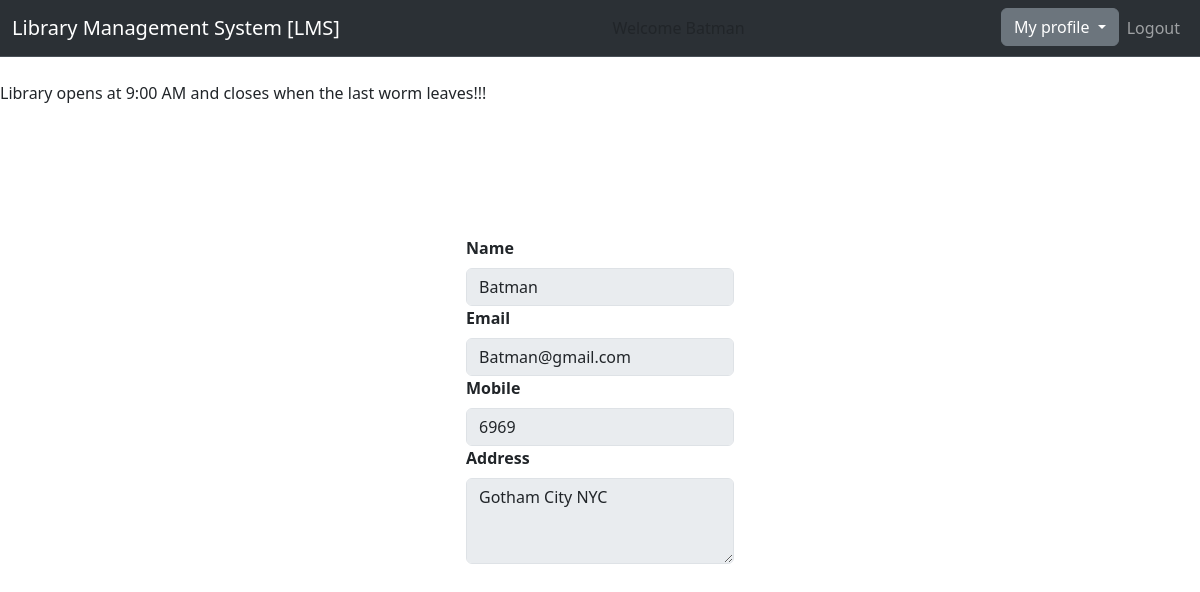
Page /view_profile.php (signed in) on the committed database.
### tables this page shows
CREATE TABLE `users` (
  `id` int NOT NULL,
  `name` varchar(50) NOT NULL,
  `email` varchar(100) NOT NULL,
  `password` varchar(100) NOT NULL,
  `mobile` int NOT NULL,
  `address` varchar(250) NOT NULL
);

### view_profile.php (the view, shortened to what this page needs)
<?php
$connection = mysqli_connect("localhost", "root", "appu1234");
$name = "";
$email = "";
$mobile = "";
$address = "";
$query = "select * from users where email = '$_SESSION[email]'";
$query_run = mysqli_query($connection, $query);
while ($row = mysqli_fetch_assoc($query_run)) {
  $name = $row['name'];
  $email = $row['email'];
  $mobile = $row['mobile'];
  $address = $row['address'];
}
?>
<!DOCTYPE html>
<html lang="en">
<head>
  <link href="https://cdn.jsdelivr.net/npm/bootstrap@5.3.3/dist/css/bootstrap.min.css" rel="stylesheet"
>
  <script src="https://cdn.tailwindcss.com"></script>
</head>
<link rel="stylesheet" href="style.css">
<body>
  <nav class="navbar bg-dark border-bottom border-body navbar-expand-lg bg-body-tertiary" data-bs-theme="dark">
    <div class="container-fluid">
      <div class="navbar-header">
        <a class="navbar-brand" href="user_dashboard.php">Library Management System [LMS]</a>
      </div>
      <span>Welcome <?php echo ($_SESSION['name']); ?></span>
      <ul class="nav navbar-nav navbar-right">
        <li class="nav-item">
          <div class="dropdown">
            <button class="btn btn-secondary dropdown-toggle" type="button" data-bs-toggle="dropdown"
              aria-expanded="false">
              My profile
            </button>
          </div>
        </li>
        <li class="nav-item"><a class="nav-link" href="logout.php">Logout</a>
        </li>
      </ul>
    </div>
  </nav>
  <br><span>
    <marquee behavior="" direction="">Library opens at 9:00 AM and closes when the last worm leaves!!!</marquee>
  </span>
  <div class="d-flex flex-column mb-3 w-25 p-3 position-absolute top-50 start-50 translate-middle">
    <label for="name" class="form-label"><strong>Name</strong></label>
    <input type="text" class="form-control" id="name" value="<?php echo $name ?>" disabled>
    <label for="email" class="form-label"><strong>Email</strong></label>
    <input type="email" class="form-control" id="email" value="<?php echo $email ?>" disabled>
    <label for="mobile" class="form-label"><strong>Mobile</strong></label>
    <input type="text" class="form-control" id="mobile" value="<?php echo $mobile ?>" disabled>
    <label for="address" class="form-label"><strong>Address</strong></label>
    <textarea rows="3" cols="40" class="form-control" id="address" disabled><?php echo $address ?></textarea>
  </div>
</body>
</html>

### rows in the picture
users: name "Batman", email "Batman@gmail.com", mobile "6969", address "Gotham City NYC"
